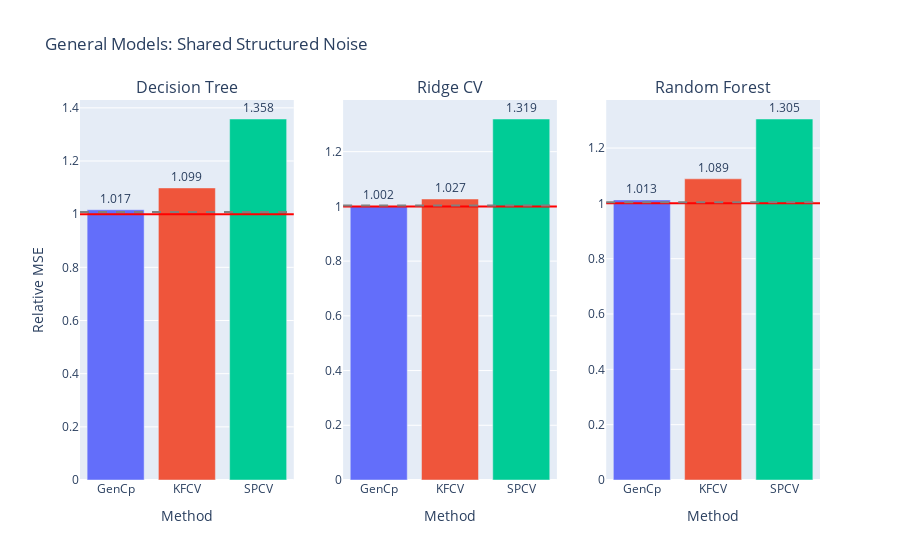

Notebook code cell kept with this figure:
### Code cell
fig = gen_model_barplots(
    model_errs, 
    model_names, 
    est_names, 
    title="General Models: Shared Structured Noise", 
    has_elev_err=True,
)
fig.show()

### Figure 1 — Plotly figure (JSON) as saved in the notebook; plotly's stock layout.template omitted (floating-point values rounded to 4 significant figures)
{"data": [{"marker": {"color": ["#636EFA", "#EF553B", "#00CC96", "#AB63FA", "#FFA15A", "#19D3F3", "#FF6692", "#B6E880", "#FF97FF", "#FECB52"]}, "text": [1.017, 1.099, 1.358], "textposition": "outside", "type": "bar", "x": ["GenCp", "KFCV", "SPCV"], "xaxis": "x", "y": [1.017, 1.099, 1.358], "yaxis": "y"}, {"marker": {"color": ["#636EFA", "#EF553B", "#00CC96", "#AB63FA", "#FFA15A", "#19D3F3", "#FF6692", "#B6E880", "#FF97FF", "#FECB52"]}, "text": [1.002, 1.027, 1.319], "textposition": "outside", "type": "bar", "x": ["GenCp", "KFCV", "SPCV"], "xaxis": "x2", "y": [1.002, 1.027, 1.319], "yaxis": "y2"}, {"marker": {"color": ["#636EFA", "#EF553B", "#00CC96", "#AB63FA", "#FFA15A", "#19D3F3", "#FF6692", "#B6E880", "#FF97FF", "#FECB52"]}, "text": [1.013, 1.089, 1.305], "textposition": "outside", "type": "bar", "x": ["GenCp", "KFCV", "SPCV"], "xaxis": "x3", "y": [1.013, 1.089, 1.305], "yaxis": "y3"}], "layout": {"annotations": [{"font": {"size": 16}, "showarrow": false, "text": "Decision Tree", "x": 0.1444, "xanchor": "center", "xref": "paper", "y": 1, "yanchor": "bottom", "yref": "paper"}, {"font": {"size": 16}, "showarrow": false, "text": "Ridge CV", "x": 0.5, "xanchor": "center", "xref": "paper", "y": 1, "yanchor": "bottom", "yref": "paper"}, {"font": {"size": 16}, "showarrow": false, "text": "Random Forest", "x": 0.8556, "xanchor": "center", "xref": "paper", "y": 1, "yanchor": "bottom", "yref": "paper"}], "shapes": [{"line": {"color": "red"}, "type": "line", "x0": 0, "x1": 1, "xref": "x domain", "y0": 1, "y1": 1, "yref": "y"}, {"line": {"color": "grey", "dash": "dash"}, "type": "line", "x0": 0, "x1": 1, "xref": "x domain", "y0": 1.008, "y1": 1.008, "yref": "y"}, {"line": {"color": "red"}, "type": "line", "x0": 0, "x1": 1, "xref": "x2 domain", "y0": 1, "y1": 1, "yref": "y2"}, {"line": {"color": "grey", "dash": "dash"}, "type": "line", "x0": 0, "x1": 1, "xref": "x2 domain", "y0": 1.003, "y1": 1.003, "yref": "y2"}, {"line": {"color": "red"}, "type": "line", "x0": 0, "x1": 1, "xref": "x3 domain", "y0": 1, "y1": 1, "yref": "y3"}, {"line": {"color": "grey", "dash": "dash"}, "type": "line", "x0": 0, "x1": 1, "xref": "x3 domain", "y0": 1.004, "y1": 1.004, "yref": "y3"}], "showlegend": false, "title": {"text": "General Models: Shared Structured Noise"}, "xaxis": {"anchor": "y", "domain": [0, 0.2889], "title": {"text": "Method"}}, "xaxis2": {"anchor": "y2", "domain": [0.3556, 0.6444], "title": {"text": "Method"}}, "xaxis3": {"anchor": "y3", "domain": [0.7111, 1], "title": {"text": "Method"}}, "yaxis": {"anchor": "x", "domain": [0, 1], "title": {"text": "Relative MSE"}}, "yaxis2": {"anchor": "x2", "domain": [0, 1]}, "yaxis3": {"anchor": "x3", "domain": [0, 1]}}}
